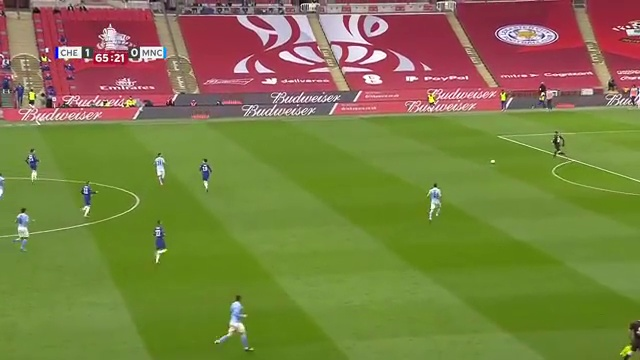
#> input picture code/data/frames-video00.mp4/104.jpg, 640 x 360 px, given in place of 10.jpg, which was not available
$ python needless_objects_elimination.py
#> lines starting #> are read from the running program, lines starting #| are printed output that depends on the picture; after the words box and inside, x2 and y2 are one past the last pixel; in counts of white or black regions, pixels touching at a corner belong together; pictures that were not available may be replaced by others from this repository, and a replacement may not be noted
### code/ground_detection.py
#!/usr/bin/env python3
# -*- coding: utf-8 -*-
"""
Created on Sat Mar 19 11:54:50 2022

@author: Joshua S.
@email: jsoutelo@alumnos.uvigo.es
"""
import cv2
import numpy as np
import matplotlib.pyplot as plt
import skimage


def ground_detection(frame, debug=False):
    """Classify pixels in the frame into ground or not ground.

    Return the connected component labels.
    """
    frame = cv2.resize(frame, dsize=(592, 320))
    b, g, r = cv2.split(frame)
    # Ideally, 0 -> ground ;; 1 -> everything else
    ground_color_feature = np.where((g > r) & (r > b), 0, 1)
    gray = cv2.cvtColor(frame, cv2.COLOR_BGR2GRAY)
    canny = cv2.Canny(image=gray,
                      threshold1=255/3,
                      threshold2=255,
                      apertureSize=3,
                      L2gradient=True)
    # Section 3.2.1, equation 8
    # Inverse condition since we want to remove the background
    result = np.where((ground_color_feature == 0) & (canny == 0), 0, 1)
    result = result.astype(np.uint8)
    # Dilation so
    kernel = cv2.getStructuringElement(cv2.MORPH_RECT,(3,3))
    morph = cv2.dilate(result, kernel, iterations=1)

    # Connected components labeling
    nl, ccl = cv2.connectedComponents(image=morph, connectivity=4)
    if debug:
        fig, axx = plt.subplots(4, 1, figsize=(20,20))
        axx[0].imshow(ground_color_feature, cmap='gray')
        axx[0].set_title('Color detection')
        axx[1].imshow(canny, cmap='gray')
        axx[1].set_title('Edge detection')
        axx[2].imshow(result, cmap='gray')
        axx[2].set_title('Ground detection result')
        axx[3].imshow(ccl, cmap='nipy_spectral')
        axx[3].set_title(f'Labeling result, {nl} lablels')
        plt.tight_layout()
        plt.show()


    return ccl


# [4 lines that do not run on import are left out]


### code/needless_objects_elimination.py
#!/usr/bin/env python3
# -*- coding: utf-8 -*-
"""
Created on Sat Mar 19 14:41:54 2022

@author: Joshua S.
@email: jsoutelo@alumnos.uvigo.es
"""
import cv2
import matplotlib.pyplot as plt
from matplotlib.patches import Rectangle
import numpy as np

from ground_detection import ground_detection

import skimage


def most_dense_area(segmented):
    """Search for the most dense areas in the image.

    Return a window around the positions of high density.
    """
    empty_mat = np.zeros_like(segmented)
    mean_filter = cv2.blur(segmented, (15, 15))

    conts, _ = cv2.findContours(mean_filter, cv2.RETR_TREE, cv2.CHAIN_APPROX_SIMPLE)

    for cont in conts:
        x, y, w, h = cv2.boundingRect(cont)

        area = w * h
        if h > w and area <= 5000 and area > 100:
            extra_h = np.floor(((h * 1.55) - h) / 2).astype(int)
            extra_w = np.floor(((w * 1.55) - w) / 2).astype(int)

            y = y - extra_h if y - extra_h > 0 else 0
            x = x - extra_w if x - extra_w > 0 else 0
            w = w + extra_w if w + extra_w < segmented.shape[1] else segmented.shape[1]
            h = h + extra_h if h + extra_h < segmented.shape[0] else segmented.shape[0]

            empty_mat[y:y+h, x:x+w] = segmented[y:y+h, x:x+w]

    return empty_mat


def remove_public_score(frame_lbl, region_props, debug=False):
    """Remove the public seats and score bar.
    """
    h, w = frame_lbl.shape[:2]

    for region in region_props:
        bbox = region.bbox
        area = region.area
        ecc = region.eccentricity
        extent = region.extent

        if bbox[1] < h * .2 and area > 40000 and ecc > .95 and extent > .85:
            label = region.label

            if debug:
                plt.title(f'Score and public, label={label}')
                plt.imshow(np.where(frame_lbl == label, 1, 0), cmap='gray')
                plt.show()
                print(region.label, region.area, region.eccentricity, region.extent)

            frame_lbl[frame_lbl == label] = 0
            break

    return frame_lbl

def remove_objects(frame_lbl, frame):
    """Remove the objects that are disconnected distinct from players and ball.
    """
    frame_lbl = frame_lbl.copy()
    region_props = skimage.measure.regionprops(label_image=frame_lbl)

    frame_lbl = remove_public_score(frame_lbl, region_props)

    area_thr = 1000
    for region in region_props:
        # Size of the object is much larger than the player size
        segmented = np.where(frame_lbl == region.label, 1, 0).astype(np.uint8)
        if region.area > area_thr:

            dense_area = most_dense_area(segmented)
            if not (dense_area == 0).all():
                dense_area *= region.label
                frame_lbl[frame_lbl == region.label] = 0
                frame_lbl += dense_area
            else:
                frame_lbl[frame_lbl == region.label] = 0

    return frame_lbl

if __name__ == '__main__':
    n_frame = 10
    frame = cv2.imread(f'data/frames-video00.mp4/{n_frame}.jpg')
#> frame is the input picture: shape (360, 640, 3); mean B, G, R 67.7, 124.5, 124.2
    ccl = ground_detection(frame)
#> in ground_detection, `b, g, r = cv2.split(frame)`:
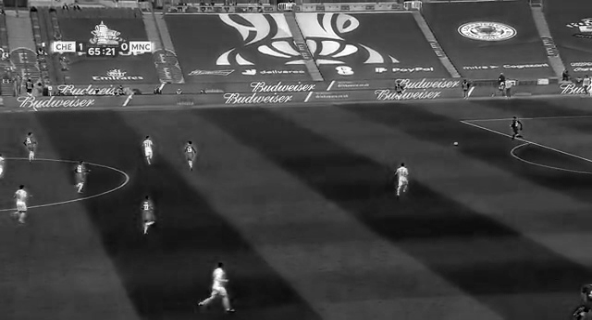
#> b: shape (320, 592); min 0, max 255, mean 67.6
#> in ground_detection, `ground_color_feature = np.where((g > r) & (r > b), 0, 1)`:
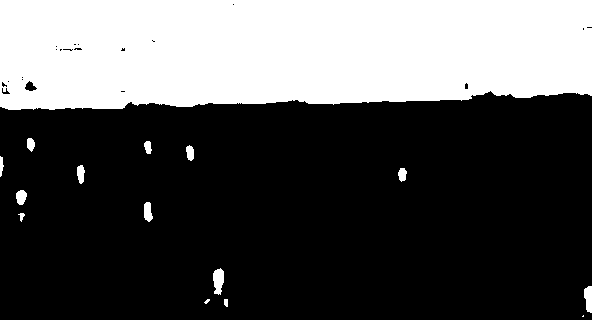
#> ground_color_feature: shape (320, 592) int64; values 0 (black) and 1 (white), 32.6% white; 15 white regions (2 under 20 px), largest, box (x1, y1, x2, y2) and area: (0, 0, 592, 110) 60565, (213, 268, 224, 295) 224, (584, 286, 592, 313) 173
#> in ground_detection, `gray = cv2.cvtColor(frame, cv2.COLOR_BGR2GRAY)`:
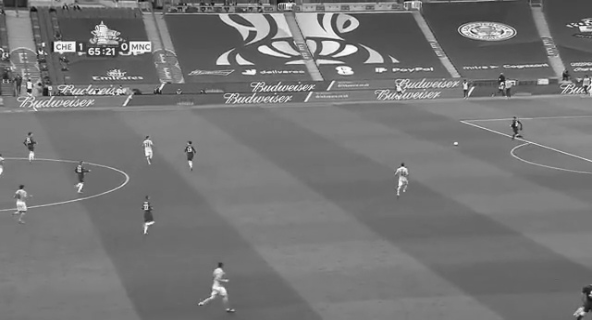
#> gray: shape (320, 592); min 12, max 254, mean 117.9
#> in ground_detection, `canny = cv2.Canny(image=gray, threshold1=255/3, threshold2=255, apertu..`: canny: shape (320, 592); 6% white in thin lines or dots
#> in ground_detection, `result = np.where((ground_color_feature == 0) & (canny == 0), 0, 1)`: result: shape (320, 592) int64; values 0 (black) and 1 (white), 33.7% white; 22 white regions (8 under 20 px), largest, box (x1, y1, x2, y2) and area: (0, 0, 592, 112) 60887, (198, 267, 229, 307) 371, (0, 132, 77, 177) 304
#> in ground_detection, `morph = cv2.dilate(result, kernel, iterations=1)`: morph: shape (320, 592); values 0 (black) and 1 (white), 35.9% white; 11 white regions
#> in ground_detection, `nl, ccl = cv2.connectedComponents(image=morph, connectivity=4)`:
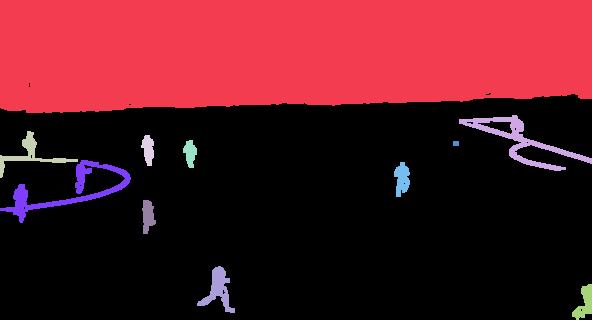
#> ccl: shape (320, 592) int32; 12 distinct labels, from 0 to 11; one colour per label, 0 black
#> in ground_detection, `nl, ccl = cv2.connectedComponents(image=morph, connectivity=4)`: nl = 12
    clean_ccl = remove_objects(ccl, frame)
#> in remove_objects, `region_props = skimage.measure.regionprops(label_image=frame_lbl)`: region_props = 11 regions; largest, box (x1, y1, x2, y2) and area: (0, 0, 592, 113) 61935, (0, 160, 131, 223) 1604, (459, 115, 592, 171) 1558, (197, 266, 235, 313) 677, (0, 131, 78, 178) 634
#> the loop in remove_public_score, `for region in region_props:` made 1 pass
#> (bbox, area, ecc, extent, label) on pass 1: ((0, 0, 113, 592), 61935, 0.984, 0.926, 1)
#> after the loop in remove_public_score, `for region in region_props:`:
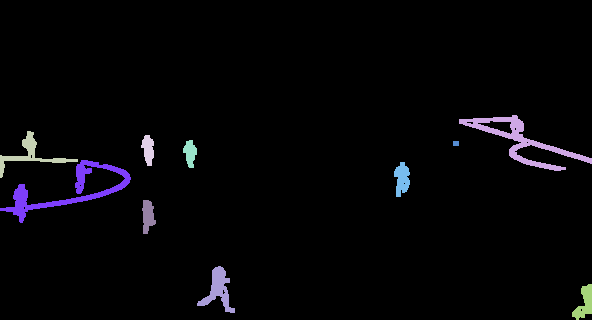
#> frame_lbl: shape (320, 592) int32; 11 distinct labels, from 0 to 11; one colour per label, 0 black
#> the loop in remove_objects, `for region in region_props:` made 11 passes
#> after the loop in remove_objects, `for region in region_props:`: dense_area: shape (320, 592); values 0 (black) and 7 (white), 0.39% white; 2 white regions, box (x1, y1, x2, y2) and area: (6, 184, 31, 217) 448, (75, 160, 93, 187) 297
#> after the loop in remove_objects, `for region in region_props:`:
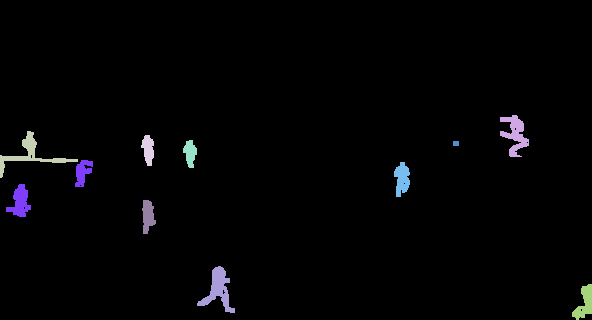
#> frame_lbl: shape (320, 592) int32; 11 distinct labels, from 0 to 11; one colour per label, 0 black
#> after the loop in remove_objects, `for region in region_props:`: segmented: shape (320, 592); values 0 (black) and 1 (white), 0.2% white; 1 white region, box (x1, y1, x2, y2) and area: (572, 284, 592, 320) 385

    fig, axx = plt.subplots(1, 3, figsize=(10,10))
    axx[0].imshow(frame[...,::-1])
    axx[0].set_title('Original')
    axx[1].set_title('Segmentation')
    axx[1].imshow(ccl, cmap='nipy_spectral')
    axx[2].set_title('Clean segmentation')
    axx[2].imshow(clean_ccl, cmap='nipy_spectral')
    plt.show()
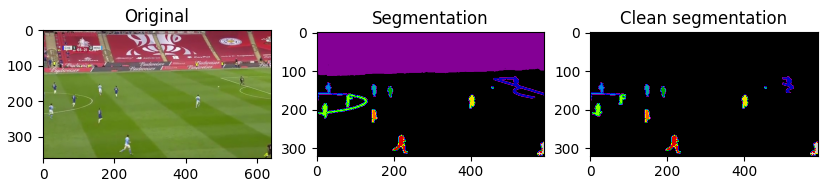
#> figure drawn by matplotlib, 3 panels

$ run again, on code/data/frames-video00.mp4/138.jpg
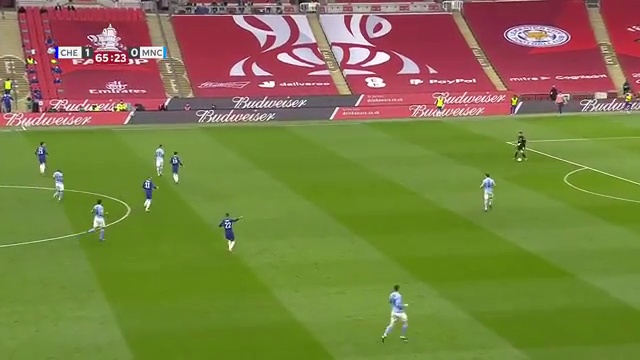
#> input picture code/data/frames-video00.mp4/138.jpg, 640 x 360 px, given in place of 10.jpg, which was not available
#> frame is the input picture: shape (360, 640, 3); mean B, G, R 67.8, 124.3, 124.9
#> frame: shape (320, 592, 3)
#> ground_color_feature: shape (320, 592) int64; values 0 (black) and 1 (white), 33.9% white; 13 white regions (2 under 20 px), largest, box (x1, y1, x2, y2) and area: (0, 0, 592, 115) 63022, (360, 259, 374, 281) 204, (204, 194, 217, 213) 168
#> canny: shape (320, 592); 5.9% white in thin lines or dots
#> morph: shape (320, 592); values 0 (black) and 1 (white), 36.8% white; 11 white regions
#> ccl: shape (320, 592) int32; 13 distinct labels, from 0 to 12
#> nl = 13
#> region_props = 12 regions; largest, box (x1, y1, x2, y2) and area: (0, 0, 592, 118) 64289, (0, 151, 122, 221) 1561, (467, 117, 592, 182) 1401, (352, 258, 379, 306) 632, (443, 153, 460, 188) 371
#> the loop in remove_public_score, `for region in region_props:` made 1 pass
#> (bbox, area, ecc, extent, label) on pass 1: ((0, 0, 118, 592), 64289, 0.983, 0.92, 1)
#> the loop in remove_objects, `for region in region_props:` made 12 passes
#> after the loop in remove_objects, `for region in region_props:`:
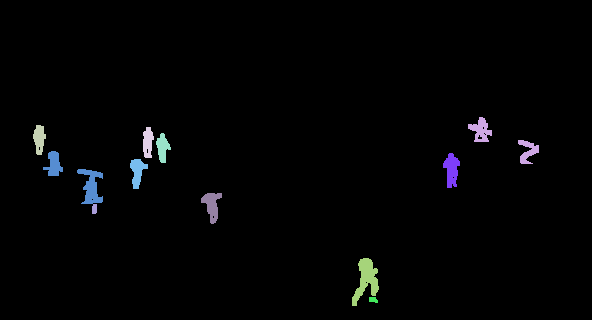
#> frame_lbl: shape (320, 592) int32; 12 distinct labels, from 0 to 12; one colour per label, 0 black
#> `plt.show()`:
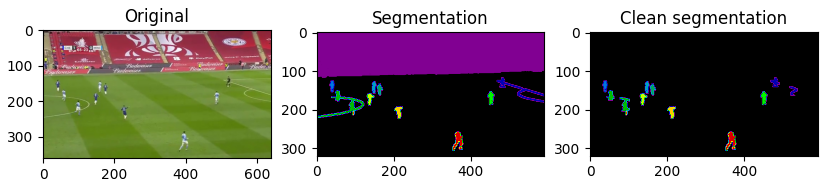
#> figure drawn by matplotlib, 3 panels
